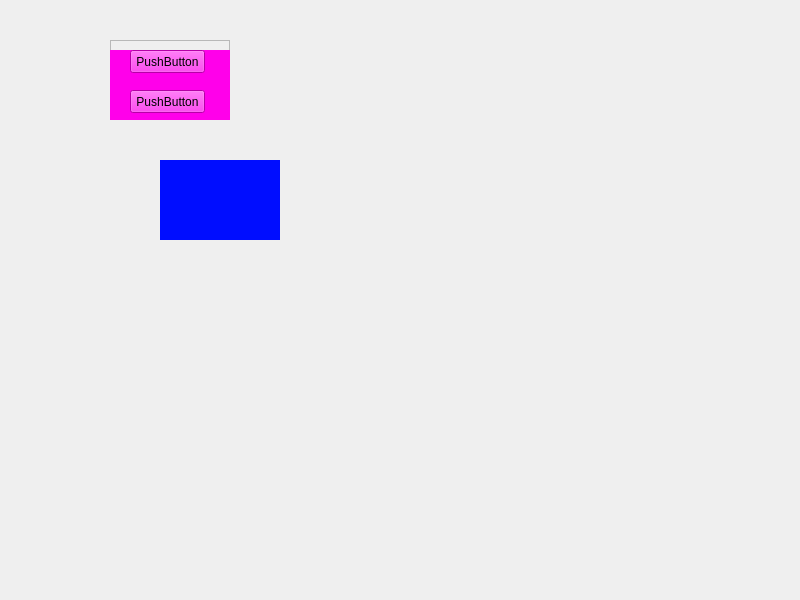
<?xml version="1.0" encoding="UTF-8"?>
<ui version="4.0">
 <class>MainWindow</class>
 <widget class="QMainWindow" name="MainWindow">
  <property name="geometry">
   <rect>
    <x>0</x>
    <y>0</y>
    <width>800</width>
    <height>600</height>
   </rect>
  </property>
  <property name="windowTitle">
   <string>MainWindow</string>
  </property>
  <widget class="QWidget" name="centralwidget">
   <widget class="QFrame" name="frame">
    <property name="geometry">
     <rect>
      <x>110</x>
      <y>40</y>
      <width>120</width>
      <height>80</height>
     </rect>
    </property>
    <property name="frameShape">
     <enum>QFrame::StyledPanel</enum>
    </property>
    <property name="frameShadow">
     <enum>QFrame::Raised</enum>
    </property>
    <widget class="QWidget" name="widget" native="true">
     <property name="geometry">
      <rect>
       <x>0</x>
       <y>10</y>
       <width>120</width>
       <height>80</height>
      </rect>
     </property>
     <property name="styleSheet">
      <string notr="true">background-color: rgb(255, 0, 234);</string>
     </property>
     <widget class="QPushButton" name="butthole">
      <property name="geometry">
       <rect>
        <x>20</x>
        <y>0</y>
        <width>75</width>
        <height>23</height>
       </rect>
      </property>
      <property name="text">
       <string>PushButton</string>
      </property>
     </widget>
     <widget class="QPushButton" name="butthole2">
      <property name="geometry">
       <rect>
        <x>20</x>
        <y>40</y>
        <width>75</width>
        <height>23</height>
       </rect>
      </property>
      <property name="text">
       <string>PushButton</string>
      </property>
     </widget>
    </widget>
   </widget>
   <widget class="QStackedWidget" name="stackedWidget">
    <property name="geometry">
     <rect>
      <x>160</x>
      <y>160</y>
      <width>120</width>
      <height>80</height>
     </rect>
    </property>
    <property name="currentIndex">
     <number>1</number>
    </property>
    <widget class="QWidget" name="page">
     <property name="styleSheet">
      <string notr="true">background-color: rgb(81, 255, 0);</string>
     </property>
    </widget>
    <widget class="QWidget" name="page_2">
     <property name="styleSheet">
      <string notr="true">background-color: rgb(0, 13, 255);</string>
     </property>
    </widget>
   </widget>
  </widget>
 </widget>
 <resources/>
 <connections/>
</ui>
